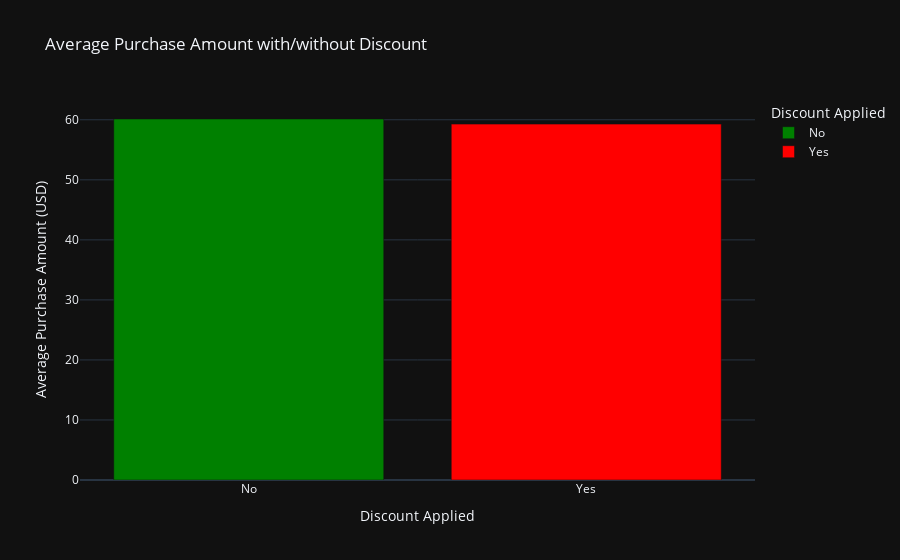

The code cell stored with this chart in its notebook:
### Markdown cell above
### Impact of Discounts

### Code cell
discount_avg = data.groupby('Discount Applied')['Purchase Amount (USD)'].mean().reset_index()

# Bar chart for Discount Impact
fig = px.bar(
    discount_avg,
    x='Discount Applied',
    y='Purchase Amount (USD)',
    title="Average Purchase Amount with/without Discount",
    template='plotly_dark',
    color='Discount Applied',
    color_discrete_sequence=['green', 'red']
)
fig.update_layout(
    xaxis_title="Discount Applied",
    yaxis_title="Average Purchase Amount (USD)"
)
fig.show()

### Figure 1 — Plotly figure (JSON) as saved in the notebook; plotly's stock layout.template omitted (floating-point values rounded to 4 significant figures)
{"data": [{"alignmentgroup": "True", "hovertemplate": "Discount Applied=%{x}<br>Purchase Amount (USD)=%{y}<extra></extra>", "legendgroup": "No", "marker": {"color": "green", "pattern": {"shape": ""}}, "name": "No", "offsetgroup": "No", "orientation": "v", "showlegend": true, "textposition": "auto", "type": "bar", "x": ["No"], "xaxis": "x", "y": [60.13], "yaxis": "y"}, {"alignmentgroup": "True", "hovertemplate": "Discount Applied=%{x}<br>Purchase Amount (USD)=%{y}<extra></extra>", "legendgroup": "Yes", "marker": {"color": "red", "pattern": {"shape": ""}}, "name": "Yes", "offsetgroup": "Yes", "orientation": "v", "showlegend": true, "textposition": "auto", "type": "bar", "x": ["Yes"], "xaxis": "x", "y": [59.28], "yaxis": "y"}], "layout": {"autosize": true, "barmode": "relative", "legend": {"title": {"text": "Discount Applied"}, "tracegroupgap": 0}, "title": {"text": "Average Purchase Amount with/without Discount"}, "xaxis": {"anchor": "y", "autorange": true, "categoryarray": ["No", "Yes"], "categoryorder": "array", "domain": [0, 1], "range": [-0.5, 1.5], "title": {"text": "Discount Applied"}, "type": "category"}, "yaxis": {"anchor": "x", "autorange": true, "domain": [0, 1], "range": [0, 63.3], "title": {"text": "Average Purchase Amount (USD)"}, "type": "linear"}}}
